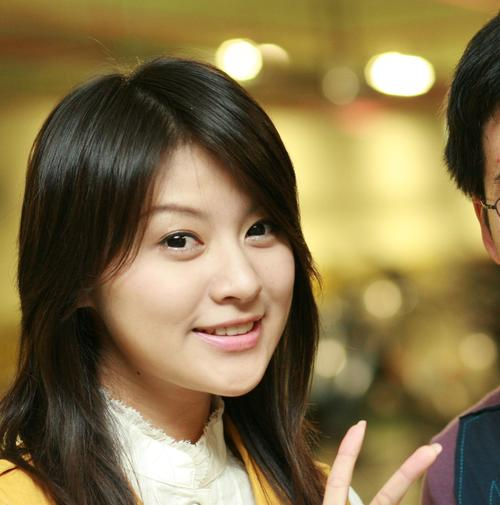
//> input picture FacePointExpressionCombine/test.jpg, 500 x 505 px, given in place of test.tiff, which was not available
$ ./feature_extraction ../FacePointExpressionCombine/test.jpg ../FacePointExpressionCombine/test.jpg ../FacePointExpressionCombine/test.jpg ../FacePointExpressionCombine/test.jpg ../FacePointExpressionCombine/test.jpg ../FacePointExpressionCombine/test.jpg   (built with g++ and OpenCV 4)
//> lines starting //> are read from the running program, lines starting //| are printed output that depends on the picture; pictures that were not available may be replaced by others from this repository, and a replacement may not be noted
#include <iostream>

#include "opencv2/opencv.hpp"
#include "opencv2/highgui.hpp"
#include <opencv2/features2d.hpp>
#include "opencv2/xfeatures2d.hpp"
#include <opencv2/imgproc.hpp>
#include <vector>

using namespace std;
using namespace cv;

Mat extractFeature(Mat face, string feature_name);
Mat extractImageFeature(Mat img, string feature_type);
void createDenseFeature(vector<KeyPoint> &keypoints, Mat image, float initFeatureScale=1.f, int featureScaleLevels=1,
                                    float featureScaleMul=0.1f,
                                    int initXyStep=6, int initImgBound=0,
                                    bool varyXyStepWithScale=true,
                                    bool varyImgBoundWithScale=false);
int main(int argc, char* argv[]) {
    cout << "============= FEATURE EXTRACTION =============" << endl;

    if(argc != 7){
        cout << "Usage: " << endl;
        cout << argv[0] << " -feature <feature_name> -src <input_folder> -dest <output_folder>" << endl;
        return 1;
    }

    // ********************
    // Get input parameters
    // ********************

    string feature_name;
    string input_folder;
    string output_folder;

    for(int i = 0; i < argc ; i++)
    {
        if( strcmp(argv[i], "-feature") == 0 ){
            if(i + 1 >= argc) return -1;
            feature_name = argv[i + 1];
        }

        if( strcmp(argv[i], "-src") == 0 ){
            if(i + 1 >= argc) return -1;
            input_folder = argv[i + 1];
        }

        if( strcmp(argv[i], "-dest") == 0 ){
            if(i + 1 >= argc) return -1;
            output_folder = argv[i + 1];
        }
    }
    Mat face = imread("/Volumes/Data/Dropbox/PACKT/test.tiff", CV_LOAD_IMAGE_GRAYSCALE);
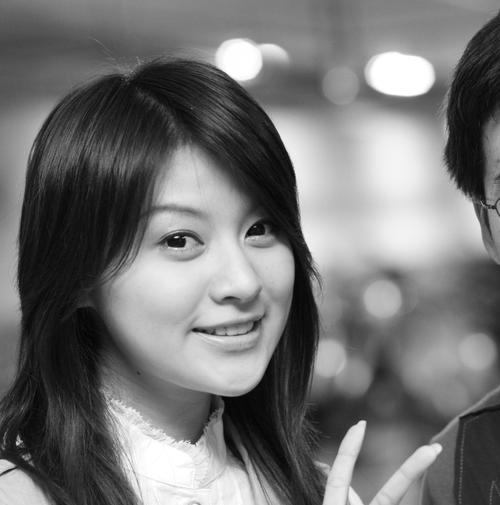
//> face: 505 rows x 500 cols, CV_8UC1; min 0, max 255, mean 115
    resize(face, face, Size(80, 80));
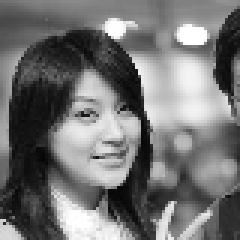
//> face: 80 rows x 80 cols, CV_8UC1 (shown 3 times larger); min 4, max 255, mean 114.9

    Mat result = extractFeature(face, "dense-sift");
//> after the loop in createDenseFeature, `for( int curLevel = 0; curLevel < featureScaleLevels; curLevel++ )`: keypoints = 196 keypoints; strongest (x, y, size): (0, 0, 1), (0, 6, 1), (0, 12, 1), (0, 18, 1); curScale = 0.1; curStep = 1; curBound = 0
//| Keypoints in function size: 196
//| channels : 3
//> after the loop in visualizeKeypoints, `for(int i = 0 ; i < keypoints.size() ; i ++)`:
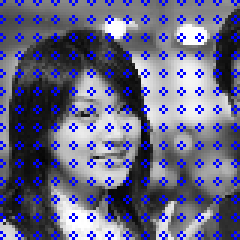
//> img: 80 rows x 80 cols, CV_8UC3 (shown 3 times larger); mean B, G, R 131.4, 101.2, 101.2
//> in visualizeKeypoints, `resize(img, img , Size(200, 200));`:
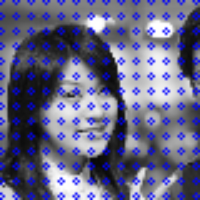
//> img: 200 rows x 200 cols, CV_8UC3; mean B, G, R 131.2, 101.1, 101.1
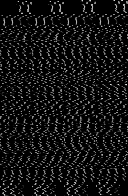
//> result: 196 rows x 128 cols, CV_32FC1; min 0, max 222, mean 19.5

//> (the run ends here: the program exits with an error code, at `return 1;`)
